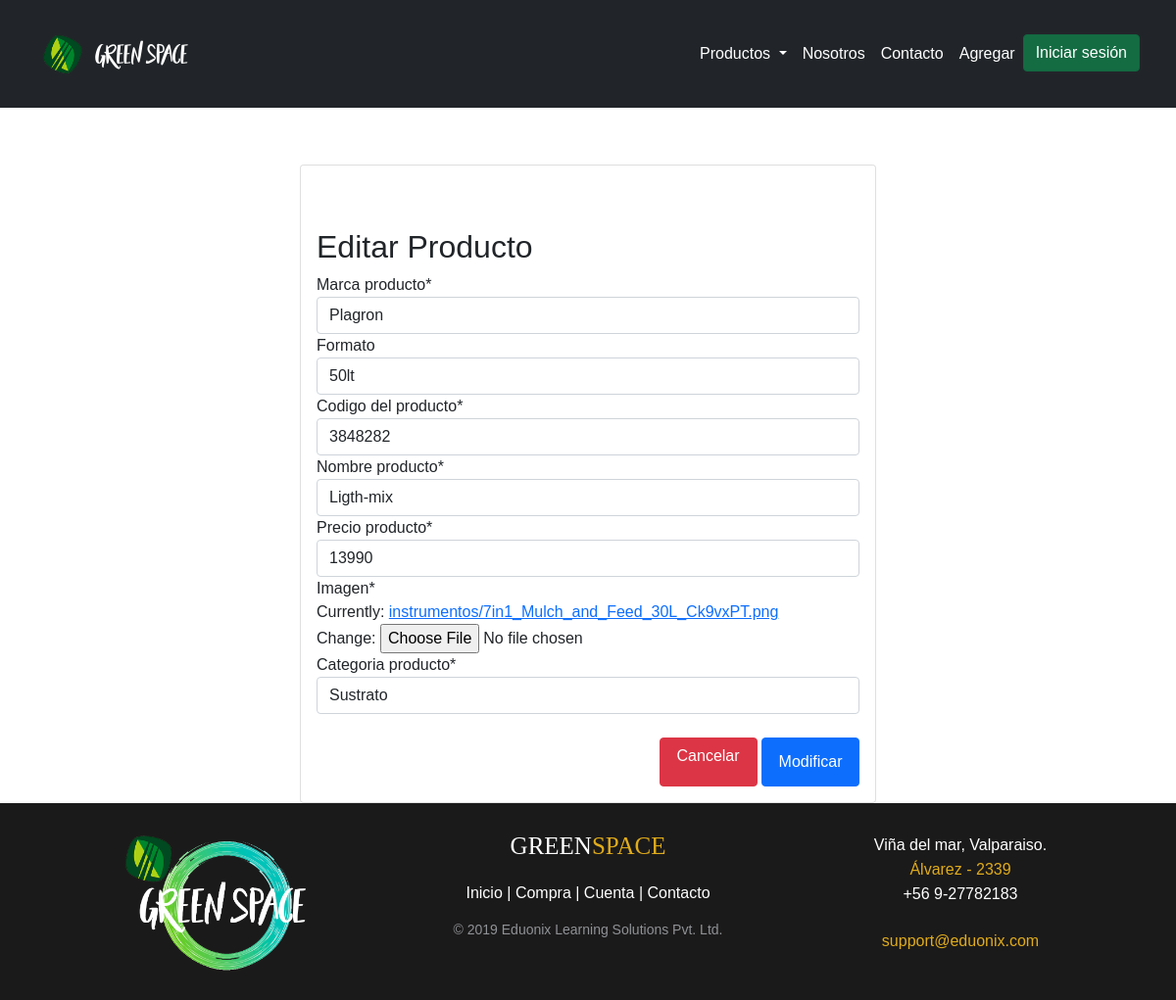
/modificar/55/, run on the app's committed database.
### PaginaWeb/models.py (models this page shows, shortened)
class Producto(models.Model):
    nombre = models.CharField(max_length=200, null=False,verbose_name='Nombre producto')
    marca = models.CharField(max_length=100, null=False,verbose_name='Marca producto')
    formato =models.CharField (max_length=20,null=True,blank=True,verbose_name='Formato')
    codigo = models.CharField(max_length=50, null=False,verbose_name='Codigo del producto')
    valor = models.IntegerField(null=False,verbose_name='Precio producto')
    imagen = models.ImageField(upload_to="instrumentos", null=True)
    categoriapro= models.ForeignKey(Categoria,on_delete=models.CASCADE,verbose_name='Categoria producto')

### PaginaWeb/views.py (the view)
def modificar(request, id):
    producto = Producto.objects.get(id=id)
    data= {
        'form' : ProductoForm(instance = producto),
    }
    if request.method == 'POST' :
        formulario = ProductoForm(data=request.POST, instance=producto, files=request.FILES)
        if formulario.is_valid():
            formulario.save()
            data['mensaje'] = "Modificado Correctamente"
        data['form'] = ProductoForm(instance=Producto.objects.get(id=id))
    return render(request, 'PaginaWeb/modificar.html', data)

### PaginaWeb/forms.py
class ProductoForm (ModelForm):
    class Meta:
        model = Producto
        fields = ['marca','formato','codigo','nombre','valor','imagen','categoriapro']

### PaginaWeb/models.py (called while the page is built)
    def __str__(self):
        return self.categoria

### PaginaWeb/templates/PaginaWeb/modificar.html (shortened to what this page needs)
{% load static%}
{% load crispy_forms_tags %}
<!DOCTYPE html>
<html lang="en">
<head>
    <link href="https://cdn.jsdelivr.net/npm/bootstrap@5.0.1/dist/css/bootstrap.min.css" rel="stylesheet">
    <link rel="stylesheet" href="{%static 'paginaweb/css/style.css'%}">
</head>
<body>
    <nav class="navbar navbar-expand-lg navbar-dark bg-dark fixed-top">
        <div class="container-fluid">
            <img src=" {%static 'paginaweb/img/Sin título-1 - copia.png'%}" style="width: 60px;" alt="">
            <a a class="navbar-brand " href="#"> Green Space </a>
            <div class="collapse navbar-collapse" id="navbarSupportedContent">
                <ul class="navbar-nav ms-auto mb-2 mb-lg-0">
                    <li class="nav-item dropdown">
                        <a class="nav-link dropdown-toggle active" href="#" id="navbarDropdown" role="button" data-bs-toggle="dropdown" aria-expanded="false">
                  Productos
                </a>
                    </li>
                    <li class="nav-item">
                        <a class="nav-link active" href="#section2">Nosotros</a>
                    </li>
                    <li class="nav-item">
                        <a class="nav-link active" href="#section4">Contacto</a>
                    </li>
                    <li class="nav-item">
                        <a class="nav-link active" href="{% url  'agregar' %}">Agregar</a>
                    </li>
                    <li class="nav-item">
                        <a class="btn btn-success active" href="{% url 'cuenta'%}">Iniciar sesión</a>
                    </li>
                </ul>
            </div>
        </div>
    </nav>
 <br><br><br><br><br><br><br>
 <div class="row">
     <div class="col-12 col-md-6 offset-md-3">
       <div class="card">
           <div class="card-body">
               <br><br>
<h2>Editar Producto</h2>
<form action="" method="POST" enctype="multipart/form-data">
    {{form | crispy }}
    <br>
<div class="d-flex justify-content-end">
    <a href="{% url 'listadopro'%}" class="btn btn-danger" style="width: 100px ; height: 50px;">Cancelar</a>
    <input type="submit" class="btn btn-primary" id="Modificar" value="Modificar" style="width: 100px">
</div>
</form>
           </div>
       </div>
     </div>
 </div>
 <footer class="footer">
    <div class="container first">
        <div class="row">
            <div class="col-md">
                <div class="footer1">
                    <img src="  {%static 'paginaweb/img/logo png.png'%}" style="width: 200px;" alt="">
                </div>
            </div>
            <div class="col-md">
                <div class="footer2">
                    <h3>GREEN<span>SPACE</span></h3>
                    <p class="footer-links">
                        <a href="index.html">Inicio</a> |
                        <a href="productos.html">Compra</a> |
                        <a href="cuenta.html">Cuenta</a> |
                        <a href="contacto.html">Contacto</a>
                    </p>
                    <p class="footer-company-name">© 2019 Eduonix Learning Solutions Pvt. Ltd.</p>
                </div>
            </div>
            <div class="col-md">
                <div class="footer3">
                    <p>Viña del mar, Valparaiso.</p> <br>
                    <p>
                        <a href="./nuevo header/api.html"> Álvarez - 2339</a></p><br>
                    <p>+56 9-27782183</p><br> <br>
                    <p> <a href="mailto:support@eduonix.com">support@eduonix.com</a></p>
                </div>
            </div>
        </div>
    </div>
</footer>
</body>
</html>

### PaginaWeb/static/PaginaWeb/css/style.css (style rules this page uses)
* { box-sizing: border-box; margin: 0; padding: 0; }
body { font-family: 'Teko', sans-serif; }
.navbar-brand { font-family: "cabecera"; }
.navbar { padding: 25px; }
.card { text-align: center; }
@media (min-width:550px) { .card { text-align: left; } }
.footer2 h3 { color: #ffffff; font: normal 25px 'Cookie', cursive; margin-top: 30px; }
.footer2 h3 span { color: #e0ac1c; }
.footer2 .footer-links { color: #ffffff; margin: 20px 0 12px; }
.footer2 .footer-links a { display: inline-block; line-height: 1.8; text-decoration: none; color: inherit; }
.footer2 .footer-company-name { color: #8f9296; font-size: 14px; font-weight: normal; margin: 0; }
footer { background: rgb(27, 26, 26); text-align: center; }
.footer3 p { display: inline-block; color: #ffffff; vertical-align: middle; margin: 0; }
.footer3 a { color: #e0ac1c; text-decoration: none; }
.footer3 { margin-top: 30px; }

### data on the page
Producto: marca "Plagron", formato "50lt", codigo "3848282", nombre "Ligth-mix", valor "13990", categoriapro "Sustrato"
